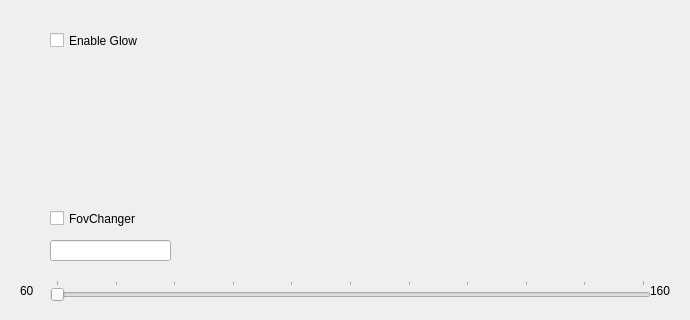
    <widget class="QWidget" name="tab_2">
     <attribute name="title">
      <string>Visuals</string>
     </attribute>
     <widget class="QCheckBox" name="enableglowCheckBox">
      <property name="geometry">
       <rect>
        <x>50</x>
        <y>30</y>
        <width>141</width>
        <height>21</height>
       </rect>
      </property>
      <property name="text">
       <string>Enable Glow</string>
      </property>
     </widget>
     <widget class="QCheckBox" name="fovchangerCheckBox">
      <property name="geometry">
       <rect>
        <x>50</x>
        <y>210</y>
        <width>131</width>
        <height>17</height>
       </rect>
      </property>
      <property name="text">
       <string>FovChanger</string>
      </property>
     </widget>
     <widget class="QLineEdit" name="fovchangerLineEdit">
      <property name="geometry">
       <rect>
        <x>50</x>
        <y>240</y>
        <width>121</width>
        <height>21</height>
       </rect>
      </property>
     </widget>
     <widget class="QSlider" name="fovchangerSlider">
      <property name="geometry">
       <rect>
        <x>50</x>
        <y>280</y>
        <width>601</width>
        <height>22</height>
       </rect>
      </property>
      <property name="minimum">
       <number>60</number>
      </property>
      <property name="maximum">
       <number>160</number>
      </property>
      <property name="orientation">
       <enum>Qt::Horizontal</enum>
      </property>
      <property name="tickPosition">
       <enum>QSlider::TicksAbove</enum>
      </property>
     </widget>
     <widget class="QLabel" name="label_6">
      <property name="geometry">
       <rect>
        <x>20</x>
        <y>280</y>
        <width>21</width>
        <height>21</height>
       </rect>
      </property>
      <property name="text">
       <string>60</string>
      </property>
     </widget>
     <widget class="QLabel" name="label_7">
      <property name="geometry">
       <rect>
        <x>650</x>
        <y>270</y>
        <width>31</width>
        <height>41</height>
       </rect>
      </property>
      <property name="text">
       <string>160</string>
      </property>
     </widget>
    </widget>
